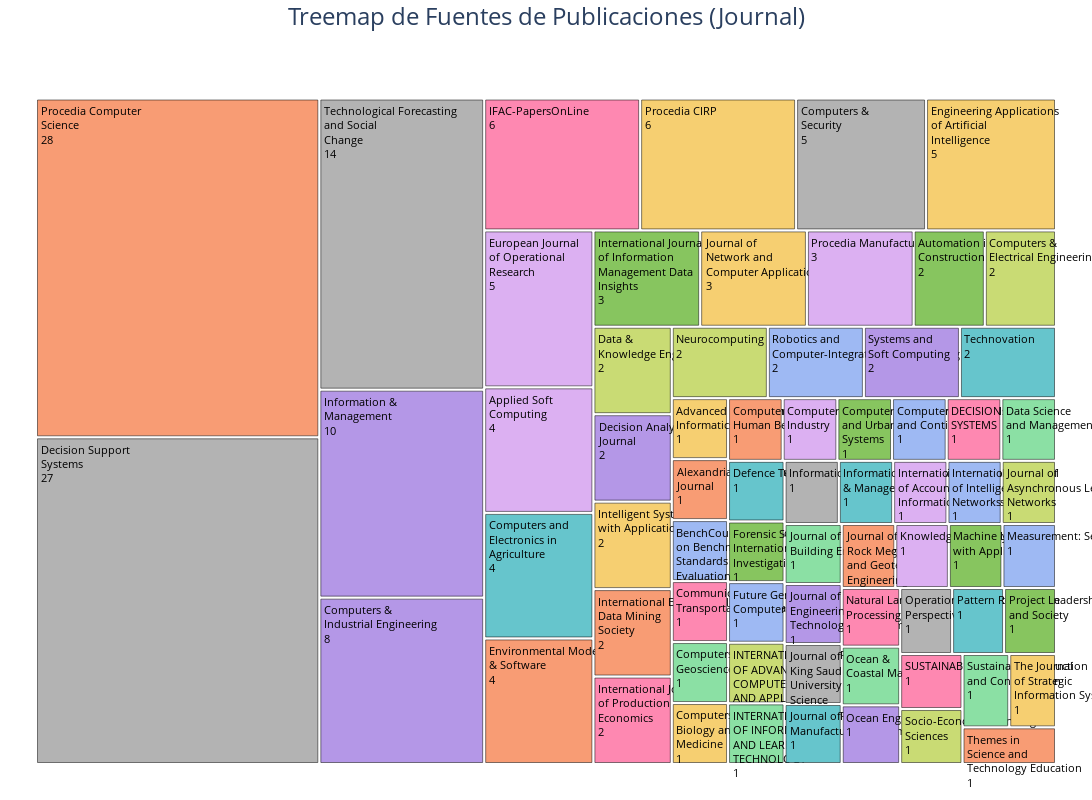

Source (notebook cell):
### Markdown cell above
## Análisis de fuentes de publicaciones

### Code cell
eda_bib.journal_tree_map(df)

### Figure 1 — Plotly figure (JSON) as saved in the notebook; plotly's stock layout.template omitted (floating-point values rounded to 4 significant figures)
{"data": [{"branchvalues": "total", "customdata": [[""], ["Advanced Engineering<br>Informatics"], ["Alexandria Engineering<br>Journal"], ["Applied Soft<br>Computing"], ["Automation in<br>Construction"], ["BenchCouncil Transactions<br>on Benchmarks,<br>Standards and<br>Evaluations"], ["Communications in<br>Transportation Research"], ["Computers &<br>Electrical Engineering"], ["Computers &<br>Geosciences"], ["Computers &<br>Industrial Engineering"], ["Computers &<br>Security"], ["Computers and<br>Electronics in<br>Agriculture"], ["Computers in<br>Biology and<br>Medicine"], ["Computers in<br>Human Behavior"], ["Computers in<br>Industry"], ["Computers, Environment<br>and Urban<br>Systems"], ["Computers, Materials<br>and Continua"], ["DECISION SUPPORT<br>SYSTEMS"], ["Data &<br>Knowledge Engineering"], ["Data Science<br>and Management"], ["Decision Analytics<br>Journal"], ["Decision Support<br>Systems"], ["Defence Technology"], ["Engineering Applications<br>of Artificial<br>Intelligence"], ["Environmental Modelling<br>& Software"], ["European Journal<br>of Operational<br>Research"], ["Forensic Science<br>International: Digital<br>Investigation"], ["Future Generation<br>Computer Systems"], ["IFAC-PapersOnLine"], ["INTERNATIONAL JOURNAL<br>OF ADVANCED<br>COMPUTER SCIENCE<br>AND APPLICATIONS"], ["INTERNATIONAL JOURNAL<br>OF INFORMATION<br>AND LEARNING<br>TECHNOLOGY"], ["Information &<br>Management"], ["Information Fusion"], ["Information Processing<br>& Management"], ["Intelligent Systems<br>with Applications"], ["International Educational<br>Data Mining<br>Society"], ["International Journal<br>of Accounting<br>Information Systems"], ["International Journal<br>of Information<br>Management Data<br>Insights"], ["International Journal<br>of Intelligent<br>Networks"], ["International Journal<br>of Production<br>Economics"], ["Journal of<br>Asynchronous Learning<br>Networks"], ["Journal of<br>Building Engineering"], ["Journal of<br>Engineering and<br>Technology Management"], ["Journal of<br>King Saud<br>University -<br>Science"], ["Journal of<br>Manufacturing Systems"], ["Journal of<br>Network and<br>Computer Applications"], ["Journal of<br>Rock Mechanics<br>and Geotechnical<br>Engineering"], ["Knowledge-Based Systems"], ["Machine Learning<br>with Applications"], ["Measurement: Sensors"], ["Natural Language<br>Processing Journal"], ["Neurocomputing"], ["Ocean &<br>Coastal Management"], ["Ocean Engineering"], ["Operations Research<br>Perspectives"], ["Pattern Recognition"], ["Procedia CIRP"], ["Procedia Computer<br>Science"], ["Procedia Manufacturing"], ["Project Leadership<br>and Society"], ["Robotics and<br>Computer-Integrated Manufacturing"], ["SUSTAINABILITY"], ["Socio-Economic Planning<br>Sciences"], ["Sustainable Production<br>and Consumption"], ["Systems and<br>Soft Computing"], ["Technological Forecasting<br>and Social<br>Change"], ["Technovation"], ["The Journal<br>of Strategic<br>Information Systems"], ["Themes in<br>Science and<br>Technology Education"]], "domain": {"x": [0, 1], "y": [0, 1]}, "hovertemplate": "<b>%{label}</b><br>Publicaciones: %{value}<extra></extra>", "ids": ["", "Advanced Engineering<br>Informatics", "Alexandria Engineering<br>Journal", "Applied Soft<br>Computing", "Automation in<br>Construction", "BenchCouncil Transactions<br>on Benchmarks,<br>Standards and<br>Evaluations", "Communications in<br>Transportation Research", "Computers &<br>Electrical Engineering", "Computers &<br>Geosciences", "Computers &<br>Industrial Engineering", "Computers &<br>Security", "Computers and<br>Electronics in<br>Agriculture", "Computers in<br>Biology and<br>Medicine", "Computers in<br>Human Behavior", "Computers in<br>Industry", "Computers, Environment<br>and Urban<br>Systems", "Computers, Materials<br>and Continua", "DECISION SUPPORT<br>SYSTEMS", "Data &<br>Knowledge Engineering", "Data Science<br>and Management", "Decision Analytics<br>Journal", "Decision Support<br>Systems", "Defence Technology", "Engineering Applications<br>of Artificial<br>Intelligence", "Environmental Modelling<br>& Software", "European Journal<br>of Operational<br>Research", "Forensic Science<br>International: Digital<br>Investigation", "Future Generation<br>Computer Systems", "IFAC-PapersOnLine", "INTERNATIONAL JOURNAL<br>OF ADVANCED<br>COMPUTER SCIENCE<br>AND APPLICATIONS", "INTERNATIONAL JOURNAL<br>OF INFORMATION<br>AND LEARNING<br>TECHNOLOGY", "Information &<br>Management", "Information Fusion", "Information Processing<br>& Management", "Intelligent Systems<br>with Applications", "International Educational<br>Data Mining<br>Society", "International Journal<br>of Accounting<br>Information Systems", "International Journal<br>of Information<br>Management Data<br>Insights", "International Journal<br>of Intelligent<br>Networks", "International Journal<br>of Production<br>Economics", "Journal of<br>Asynchronous Learning<br>Networks", "Journal of<br>Building Engineering", "Journal of<br>Engineering and<br>Technology Management", "Journal of<br>King Saud<br>University -<br>Science", "Journal of<br>Manufacturing Systems", "Journal of<br>Network and<br>Computer Applications", "Journal of<br>Rock Mechanics<br>and Geotechnical<br>Engineering", "Knowledge-Based Systems", "Machine Learning<br>with Applications", "Measurement: Sensors", "Natural Language<br>Processing Journal", "Neurocomputing", "Ocean &<br>Coastal Management", "Ocean Engineering", "Operations Research<br>Perspectives", "Pattern Recognition", "Procedia CIRP", "Procedia Computer<br>Science", "Procedia Manufacturing", "Project Leadership<br>and Society", "Robotics and<br>Computer-Integrated Manufacturing", "SUSTAINABILITY", "Socio-Economic Planning<br>Sciences", "Sustainable Production<br>and Consumption", "Systems and<br>Soft Computing", "Technological Forecasting<br>and Social<br>Change", "Technovation", "The Journal<br>of Strategic<br>Information Systems", "Themes in<br>Science and<br>Technology Education"], "labels": ["", "Advanced Engineering<br>Informatics", "Alexandria Engineering<br>Journal", "Applied Soft<br>Computing", "Automation in<br>Construction", "BenchCouncil Transactions<br>on Benchmarks,<br>Standards and<br>Evaluations", "Communications in<br>Transportation Research", "Computers &<br>Electrical Engineering", "Computers &<br>Geosciences", "Computers &<br>Industrial Engineering", "Computers &<br>Security", "Computers and<br>Electronics in<br>Agriculture", "Computers in<br>Biology and<br>Medicine", "Computers in<br>Human Behavior", "Computers in<br>Industry", "Computers, Environment<br>and Urban<br>Systems", "Computers, Materials<br>and Continua", "DECISION SUPPORT<br>SYSTEMS", "Data &<br>Knowledge Engineering", "Data Science<br>and Management", "Decision Analytics<br>Journal", "Decision Support<br>Systems", "Defence Technology", "Engineering Applications<br>of Artificial<br>Intelligence", "Environmental Modelling<br>& Software", "European Journal<br>of Operational<br>Research", "Forensic Science<br>International: Digital<br>Investigation", "Future Generation<br>Computer Systems", "IFAC-PapersOnLine", "INTERNATIONAL JOURNAL<br>OF ADVANCED<br>COMPUTER SCIENCE<br>AND APPLICATIONS", "INTERNATIONAL JOURNAL<br>OF INFORMATION<br>AND LEARNING<br>TECHNOLOGY", "Information &<br>Management", "Information Fusion", "Information Processing<br>& Management", "Intelligent Systems<br>with Applications", "International Educational<br>Data Mining<br>Society", "International Journal<br>of Accounting<br>Information Systems", "International Journal<br>of Information<br>Management Data<br>Insights", "International Journal<br>of Intelligent<br>Networks", "International Journal<br>of Production<br>Economics", "Journal of<br>Asynchronous Learning<br>Networks", "Journal of<br>Building Engineering", "Journal of<br>Engineering and<br>Technology Management", "Journal of<br>King Saud<br>University -<br>Science", "Journal of<br>Manufacturing Systems", "Journal of<br>Network and<br>Computer Applications", "Journal of<br>Rock Mechanics<br>and Geotechnical<br>Engineering", "Knowledge-Based Systems", "Machine Learning<br>with Applications", "Measurement: Sensors", "Natural Language<br>Processing Journal", "Neurocomputing", "Ocean &<br>Coastal Management", "Ocean Engineering", "Operations Research<br>Perspectives", "Pattern Recognition", "Procedia CIRP", "Procedia Computer<br>Science", "Procedia Manufacturing", "Project Leadership<br>and Society", "Robotics and<br>Computer-Integrated Manufacturing", "SUSTAINABILITY", "Socio-Economic Planning<br>Sciences", "Sustainable Production<br>and Consumption", "Systems and<br>Soft Computing", "Technological Forecasting<br>and Social<br>Change", "Technovation", "The Journal<br>of Strategic<br>Information Systems", "Themes in<br>Science and<br>Technology Education"], "marker": {"colors": ["rgb(102, 197, 204)", "rgb(246, 207, 113)", "rgb(248, 156, 116)", "rgb(220, 176, 242)", "rgb(135, 197, 95)", "rgb(158, 185, 243)", "rgb(254, 136, 177)", "rgb(201, 219, 116)", "rgb(139, 224, 164)", "rgb(180, 151, 231)", "rgb(179, 179, 179)", "rgb(102, 197, 204)", "rgb(246, 207, 113)", "rgb(248, 156, 116)", "rgb(220, 176, 242)", "rgb(135, 197, 95)", "rgb(158, 185, 243)", "rgb(254, 136, 177)", "rgb(201, 219, 116)", "rgb(139, 224, 164)", "rgb(180, 151, 231)", "rgb(179, 179, 179)", "rgb(102, 197, 204)", "rgb(246, 207, 113)", "rgb(248, 156, 116)", "rgb(220, 176, 242)", "rgb(135, 197, 95)", "rgb(158, 185, 243)", "rgb(254, 136, 177)", "rgb(201, 219, 116)", "rgb(139, 224, 164)", "rgb(180, 151, 231)", "rgb(179, 179, 179)", "rgb(102, 197, 204)", "rgb(246, 207, 113)", "rgb(248, 156, 116)", "rgb(220, 176, 242)", "rgb(135, 197, 95)", "rgb(158, 185, 243)", "rgb(254, 136, 177)", "rgb(201, 219, 116)", "rgb(139, 224, 164)", "rgb(180, 151, 231)", "rgb(179, 179, 179)", "rgb(102, 197, 204)", "rgb(246, 207, 113)", "rgb(248, 156, 116)", "rgb(220, 176, 242)", "rgb(135, 197, 95)", "rgb(158, 185, 243)", "rgb(254, 136, 177)", "rgb(201, 219, 116)", "rgb(139, 224, 164)", "rgb(180, 151, 231)", "rgb(179, 179, 179)", "rgb(102, 197, 204)", "rgb(246, 207, 113)", "rgb(248, 156, 116)", "rgb(220, 176, 242)", "rgb(135, 197, 95)", "rgb(158, 185, 243)", "rgb(254, 136, 177)", "rgb(201, 219, 116)", "rgb(139, 224, 164)", "rgb(180, 151, 231)", "rgb(179, 179, 179)", "rgb(102, 197, 204)", "rgb(246, 207, 113)", "rgb(248, 156, 116)"], "line": {"color": "black", "width": 0.5}}, "name": "", "parents": ["", "", "", "", "", "", "", "", "", "", "", "", "", "", "", "", "", "", "", "", "", "", "", "", "", "", "", "", "", "", "", "", "", "", "", "", "", "", "", "", "", "", "", "", "", "", "", "", "", "", "", "", "", "", "", "", "", "", "", "", "", "", "", "", "", "", "", "", ""], "textfont": {"color": "black", "size": 25}, "textinfo": "label+value", "type": "treemap", "values": [8, 1, 1, 4, 2, 1, 1, 2, 1, 8, 5, 4, 1, 1, 1, 1, 1, 1, 2, 1, 2, 27, 1, 5, 4, 5, 1, 1, 6, 1, 1, 10, 1, 1, 2, 2, 1, 3, 1, 2, 1, 1, 1, 1, 1, 3, 1, 1, 1, 1, 1, 2, 1, 1, 1, 1, 6, 28, 3, 1, 2, 1, 1, 1, 2, 14, 2, 1, 1]}], "layout": {"height": 800, "legend": {"tracegroupgap": 0}, "margin": {"b": 25, "l": 25, "r": 25, "t": 50}, "title": {"font": {"size": 24}, "text": "Treemap de Fuentes de Publicaciones (Journal)", "x": 0.5}, "treemapcolorway": ["rgb(102, 197, 204)", "rgb(246, 207, 113)", "rgb(248, 156, 116)", "rgb(220, 176, 242)", "rgb(135, 197, 95)", "rgb(158, 185, 243)", "rgb(254, 136, 177)", "rgb(201, 219, 116)", "rgb(139, 224, 164)", "rgb(180, 151, 231)", "rgb(179, 179, 179)"], "uniformtext": {"minsize": 11, "mode": "show"}, "width": 1200}}
